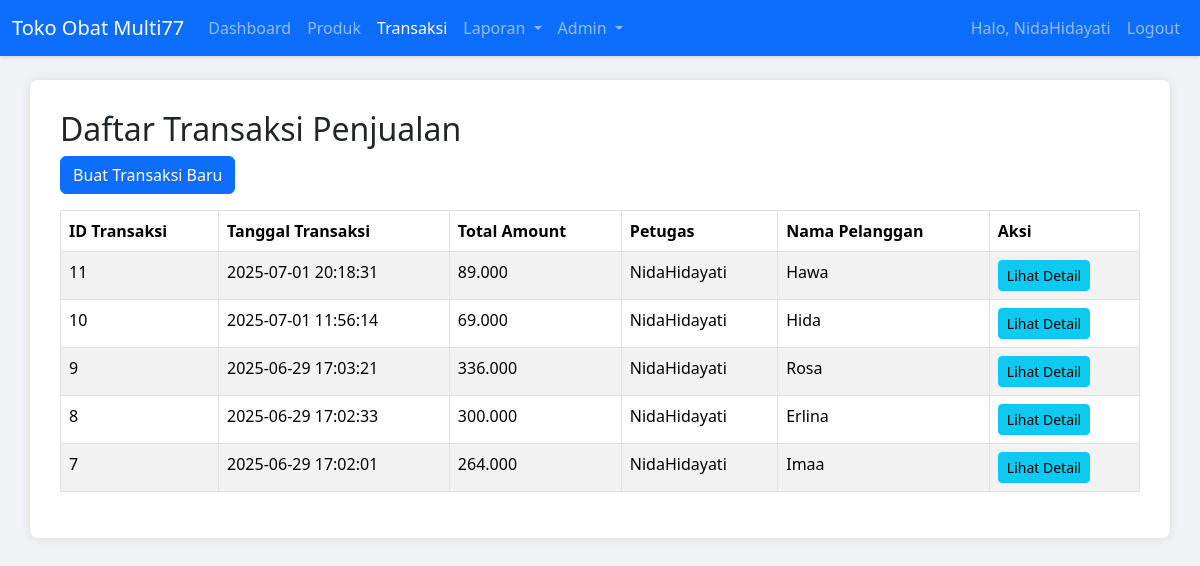
The app's page /transactions.php (signed in) with its own data.
### tables this page shows
CREATE TABLE `transactions` (
  `transaction_id` int(11) NOT NULL,
  `transaction_code` varchar(100) DEFAULT NULL,
  `transaction_date` datetime NOT NULL DEFAULT current_timestamp(),
  `total_amount` decimal(12,2) NOT NULL,
  `paid_amount` decimal(12,2) NOT NULL,
  `change_amount` decimal(12,2) NOT NULL,
  `user_id` int(11) NOT NULL,
  `customer_name` varchar(200) DEFAULT NULL,
  `payment_method` enum('cash','card','transfer') DEFAULT 'cash',
  `created_at` timestamp NOT NULL DEFAULT current_timestamp(),
  `updated_at` timestamp NOT NULL DEFAULT current_timestamp() ON UPDATE current_timestamp()
);

CREATE TABLE `users` (
  `user_id` int(11) NOT NULL,
  `username` varchar(100) NOT NULL,
  `password` varchar(255) NOT NULL,
  `full_name` varchar(200) NOT NULL,
  `email` varchar(100) DEFAULT NULL,
  `phone_number` varchar(20) DEFAULT NULL,
  `address` text DEFAULT NULL,
  `role_id` int(11) NOT NULL,
  `is_active` tinyint(1) DEFAULT 1,
  `created_at` timestamp NOT NULL DEFAULT current_timestamp(),
  `updated_at` timestamp NOT NULL DEFAULT current_timestamp() ON UPDATE current_timestamp()
);

### transactions.php (the view, shortened to what this page needs)
<?php
require_once 'config/database.php';
$sql = "SELECT
            t.transaction_id,
            t.transaction_date,
            t.total_amount,
            u.username,
            t.customer_name,
            t.created_at
        FROM
            transactions t
        JOIN
            users u ON t.user_id = u.user_id
        ORDER BY
            t.transaction_date DESC";
$result = $conn->query($sql);
?>
<!DOCTYPE html>
<html lang="en">
<head>
    <link href="https://cdn.jsdelivr.net/npm/bootstrap@5.3.3/dist/css/bootstrap.min.css" rel="stylesheet">
</head>
<body>
    <nav class="navbar navbar-expand-lg navbar-dark bg-primary">
        <div class="container-fluid">
            <a class="navbar-brand" href="dashboard.php">Toko Obat Multi77</a>
            <div class="collapse navbar-collapse" id="navbarNav">
                <ul class="navbar-nav me-auto mb-2 mb-lg-0">
                    <li class="nav-item">
                        <a class="nav-link" href="dashboard.php">Dashboard</a>
                    </li>
                    <li class="nav-item">
                        <a class="nav-link" href="products.php">Produk</a>
                    </li>
                    <li class="nav-item">
                        <a class="nav-link active" aria-current="page" href="transactions.php">Transaksi</a>
                    </li>
                    <li class="nav-item dropdown">
    <a class="nav-link dropdown-toggle" href="#" id="reportsDropdown" role="button" data-bs-toggle="dropdown" aria-expanded="false">
        Laporan
    </a>
</li>
                    <?php if (isset($_SESSION['role_id']) && $_SESSION['role_id'] == 1): ?>
                    <li class="nav-item dropdown">
                        <a class="nav-link dropdown-toggle" href="#" id="navbarDropdown" role="button" data-bs-toggle="dropdown" aria-expanded="false">
                            Admin
                        </a>
                    </li>
                    <?php endif; ?>
                </ul>
                <ul class="navbar-nav">
                    <li class="nav-item">
                        <a class="nav-link" href="#">Halo, <?php echo htmlspecialchars($_SESSION['username']); ?></a>
                    </li>
                    <li class="nav-item">
                        <a class="nav-link" href="logout.php">Logout</a>
                    </li>
                </ul>
            </div>
        </div>
    </nav>
    <div class="container mt-4">
        <h2>Daftar Transaksi Penjualan</h2>
        <a href="add_transaction.php" class="btn btn-primary mb-3">Buat Transaksi Baru</a>
        <?php if ($result && $result->num_rows > 0): ?>
        <div class="table-responsive">
            <table class="table table-striped table-bordered table-hover">
                <thead>
                    <tr>
                        <th>ID Transaksi</th>
                        <th>Tanggal Transaksi</th>
                        <th>Total Amount</th>
                        <th>Petugas</th>
                        <th>Nama Pelanggan</th>
                        <th>Aksi</th>
                    </tr>
                </thead>
                <tbody>
                    <?php while($row = $result->fetch_assoc()): ?>
                    <tr>
                        <td><?php echo $row['transaction_id']; ?></td>
                        <td><?php echo $row['transaction_date']; ?></td>
                        <td><?php echo number_format($row['total_amount'], 0, ',', '.'); ?></td>
                        <td><?php echo htmlspecialchars($row['username']); ?></td>
                        <td><?php echo htmlspecialchars($row['customer_name'] ?? '-'); ?></td>
                        <td>
                            <a href="view_transaction.php?id=<?php echo $row['transaction_id']; ?>" class="btn btn-info btn-sm">Lihat Detail</a>
                            </td>
                    </tr>
                    <?php endwhile; ?>
                </tbody>
            </table>
        </div>
        <?php else: ?>
        <div class="alert alert-info">Belum ada transaksi penjualan. Silakan buat transaksi baru.</div>
        <?php endif; ?>
    </div>
</body>
</html>

### transactions.php (style rules this page uses)
body { background-color: #f0f2f5; }
.navbar { box-shadow: 0 2px 4px rgba(0,0,0,.1); }
.container { background-color: #fff; padding: 30px; border-radius: 8px; box-shadow: 0 0 10px rgba(0,0,0,0.1); }

### records on screen
transactions: transaction_id "11", transaction_date "2025-07-01 20:18:31", total_amount "89.000", user.username "NidaHidayati", customer_name "Hawa"
transactions: transaction_id "10", transaction_date "2025-07-01 11:56:14", total_amount "69.000", user.username "NidaHidayati", customer_name "Hida"
transactions: transaction_id "9", transaction_date "2025-06-29 17:03:21", total_amount "336.000", user.username "NidaHidayati", customer_name "Rosa"
transactions: transaction_id "8", transaction_date "2025-06-29 17:02:33", total_amount "300.000", user.username "NidaHidayati", customer_name "Erlina"
transactions: transaction_id "7", transaction_date "2025-06-29 17:02:01", total_amount "264.000", user.username "NidaHidayati", customer_name "Imaa"

### other values on screen
$_SESSION['username'] "NidaHidayati"
